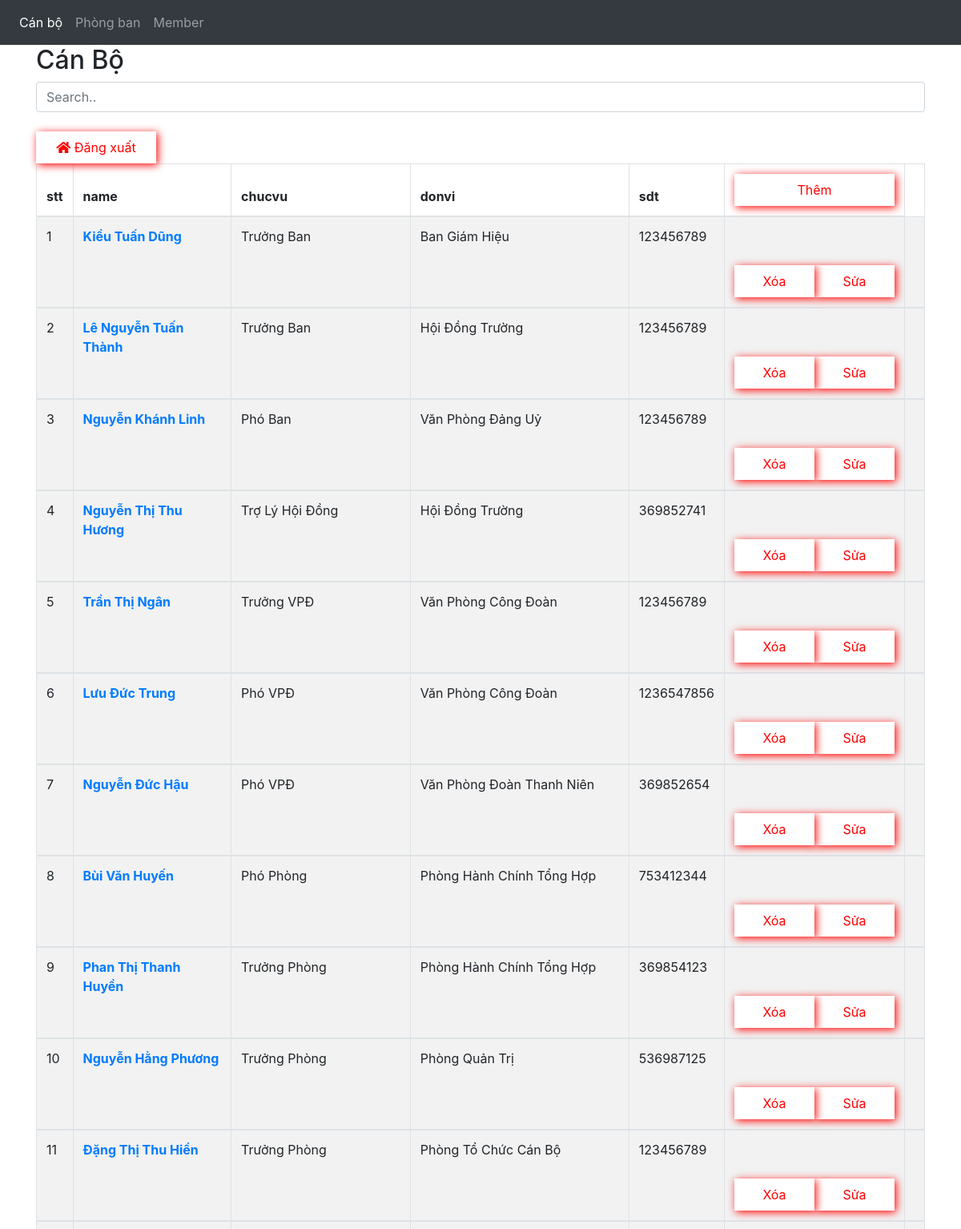
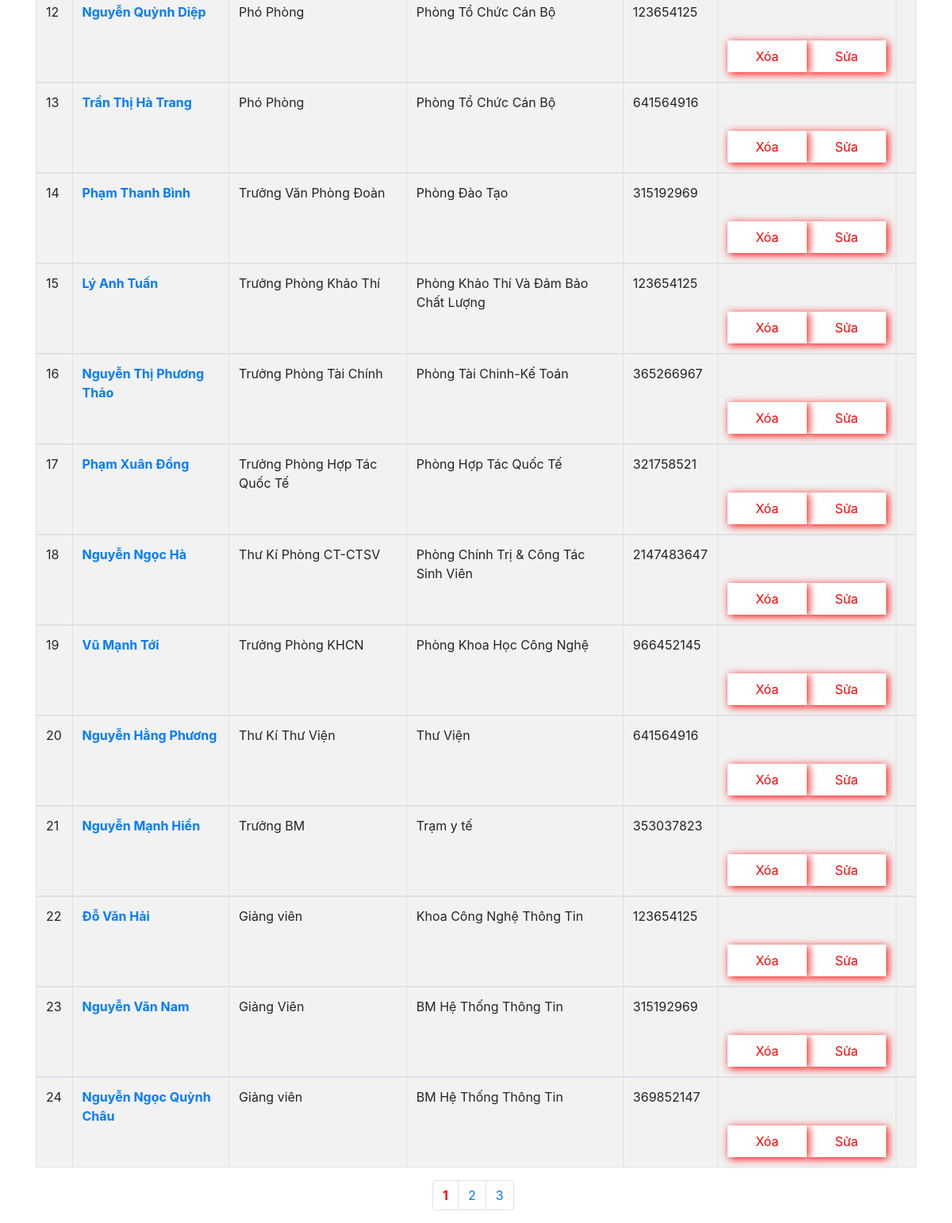
Screenshot of /admin.php (signed in) with the database file from the repository (2 pictures, top to bottom).
### tables this page shows
CREATE TABLE `canbo` (
  `id` int(11) NOT NULL,
  `name` varchar(255) NOT NULL,
  `thumbnail` varchar(255) NOT NULL,
  `chucvu` varchar(255) NOT NULL,
  `coquan` varchar(255) NOT NULL,
  `email` varchar(255) NOT NULL,
  `sdt` int(11) NOT NULL,
  `id_donvi` int(10) DEFAULT NULL
);

CREATE TABLE `donvi` (
  `id` int(10) NOT NULL,
  `name` varchar(255) NOT NULL,
  `sophong` varchar(10) NOT NULL,
  `maytruc` int(255) DEFAULT NULL,
  `diachi` varchar(255) DEFAULT NULL,
  `email` varchar(255) DEFAULT NULL,
  `website` varchar(255) DEFAULT NULL,
  `id_parent` int(10) DEFAULT NULL
);

### db/dbhelper.php (called while the page is built, shortened)
<?php
function select_list($sql) {
	$con = mysqli_connect(HOST, USERNAME, PASSWORD, DATABASE);
	$result = mysqli_query($con, $sql);
	$data   = [];
	while ($row = mysqli_fetch_array($result, 1)) {
		$data[] = $row;
	}
	return $data;
}
function select_one($sql) {
	$con = mysqli_connect(HOST, USERNAME, PASSWORD, DATABASE);
	$result = mysqli_query($con, $sql);
	$row    = mysqli_fetch_array($result, 1);
	return $row;
}

### admin.php (the view, shortened to what this page needs)
<?php
require_once ('db/dbhelper.php');
$sql = "select * from canbo ";
$datas = select_list($sql);
$stt=0;
?>
<!DOCTYPE html>
<html lang="en">
<head>
        <link rel="stylesheet" type="text/css" href="css/styleadmin.css">
        <link rel="stylesheet" href="https://maxcdn.bootstrapcdn.com/bootstrap/4.5.2/css/bootstrap.min.css">
        <link href="https://use.fontawesome.com/releases/v5.0.4/css/all.css" rel="stylesheet">
</head>
<body>
   <header>
      <nav class="navbar navbar-expand-sm bg-dark navbar-dark">
        <ul class="navbar-nav">
    <li class="nav-item active">
      <a class="nav-link" href="#">Cán bộ</a>
    </li>
    <li class="nav-item">
      <a class="nav-link" href="adminpb.php">Phòng ban</a>
    </li>
    <li class="nav-item">
      <a class="nav-link" href="adminmb.php">Member</a>
    </li>
  </ul>
</nav>
        </header>
	<div class="container">
  <h2>Cán Bộ</h2>
  <input class="form-control" id="myInput" type="text" placeholder="Search..">
  <br>
  <a href="logout.php">
  	<button type="button"><i class="fas fa-home"></i> Đăng xuất</button>
  </a>
  <table class="table table-bordered table-striped">
    <thead>
      <tr>
      	<th>stt</th>
        <th>name</th>
        <th>chucvu</th>
        <th>donvi</th>
        <th>sdt</th>
        <th><a href="add.php"><button type="button">Thêm</button></a></th>
      </tr>
    </thead>
    <?php foreach($datas as $data){
    $donvi     = "select name from donvi where id = " .$data['id_donvi'];
    $namedonvi = select_one($donvi);
    if ($namedonvi != null) {
       $namedonvi = $namedonvi['name'];
     } ?>
    <tbody id="myTable">
      <tr>
      	<td><?php echo $stt+=1?></td>
     <td><a href="chitiet.php?id=<?php echo $data['id'];?>"><b><?php echo $data["name"];?></b></a></td>
        <td><?php echo $data["chucvu"];?></td>
        <td><?php echo $namedonvi;?></td>
        <td><?php echo $data["sdt"];?></td>
        <td><br><br><a href="update.php?id=<?php echo $data['id'] ;?>"><button type="button">Sửa</button></a>
          <a href="delete.php?id=<?php echo $data['id'];?>"><button onclick="testConfirmDialog()">Xóa</button></a></td>
        <td></td>
      </tr>
      <?php } ?>
    </tbody>
  </table>
  <ul class="pagination">
    <li class="page-item"><a class="page-link" href="#"><strong>1</strong></a></li>
    <li class="page-item"><a class="page-link" href="#">2</a></li>
    <li class="page-item"><a class="page-link" href="#">3</a></li>
  </ul>
</div>
</body>
</html>

### css/styleadmin.css (style rules this page uses)
button { width: 100px; height: 40px; color: red; background: white; }
.pagination { margin-left: 500px; }
body ul li a { color: red; }
strong { color: red !important; }
a button { float: left; box-shadow: 2px 2px 10px red; border: 1px solid white; width: 150px; }
th a button { float: right; width: 200px; }
button { float: right; box-shadow: 2px 2px 10px red; border: 1px solid white; }
td a button { float: right; width: 100px; }

### rows the page displays
canbo: stt "1", name "Kiều Tuấn Dũng", chucvu "Trưởng Ban", id_donvi.name "Ban Giám Hiệu", sdt "123456789"
canbo: stt "2", name "Lê Nguyễn Tuấn Thành", chucvu "Trưởng Ban", id_donvi.name "Hội Đồng Trường", sdt "123456789"
canbo: stt "3", name "Nguyễn Khánh Linh", chucvu "Phó Ban", id_donvi.name "Văn Phòng Đảng Uỷ", sdt "123456789"
canbo: stt "4", name "Nguyễn Thị Thu Hương", chucvu "Trợ Lý Hội Đồng", id_donvi.name "Hội Đồng Trường", sdt "369852741"
canbo: stt "5", name "Trần Thị Ngân", chucvu "Trưởng VPĐ", id_donvi.name "Văn Phòng Công Đoàn", sdt "123456789"
canbo: stt "6", name "Lưu Đức Trung", chucvu "Phó VPĐ", id_donvi.name "Văn Phòng Công Đoàn", sdt "1236547856"
canbo: stt "7", name "Nguyễn Đức Hậu", chucvu "Phó VPĐ", id_donvi.name "Văn Phòng Đoàn Thanh Niên", sdt "369852654"
canbo: stt "8", name "Bùi Văn Huyến", chucvu "Phó Phòng", id_donvi.name "Phòng Hành Chính Tổng Hợp", sdt "753412344"
canbo: stt "9", name "Phan Thị Thanh Huyền", chucvu "Trưởng Phòng", id_donvi.name "Phòng Hành Chính Tổng Hợp", sdt "369854123"
canbo: stt "10", name "Nguyễn Hằng Phương", chucvu "Trưởng Phòng", id_donvi.name "Phòng Quản Trị", sdt "536987125"
canbo: stt "11", name "Đặng Thị Thu Hiền", chucvu "Trưởng Phòng", id_donvi.name "Phòng Tổ Chức Cán Bộ", sdt "123456789"
canbo: stt "12", name "Nguyễn Quỳnh Diệp", chucvu "Phó Phòng", id_donvi.name "Phòng Tổ Chức Cán Bộ", sdt "123654125"
canbo: stt "13", name "Trần Thị Hà Trang", chucvu "Phó Phòng", id_donvi.name "Phòng Tổ Chức Cán Bộ", sdt "641564916"
canbo: stt "14", name "Phạm Thanh Bình", chucvu "Trưởng Văn Phòng Đoàn", id_donvi.name "Phòng Đào Tạo", sdt "315192969"
canbo: stt "15", name "Lý Anh Tuấn", chucvu "Trưởng Phòng Khảo Thí", id_donvi.name "Phòng Khảo Thí Và Đảm Bảo Chất Lượng", sdt "123654125"
canbo: stt "16", name "Nguyễn Thị Phương Thảo", chucvu "Trưởng Phòng Tài Chính", id_donvi.name "Phòng Tài Chinh-Kế Toán", sdt "365266967"
canbo: stt "17", name "Phạm Xuân Đồng", chucvu "Trưởng Phòng Hợp Tác Quốc Tế", id_donvi.name "Phòng Hợp Tác Quốc Tế", sdt "321758521"
canbo: stt "18", name "Nguyễn Ngọc Hà", chucvu "Thư Kí Phòng CT-CTSV", id_donvi.name "Phòng Chính Trị & Công Tác Sinh Viên", sdt "2147483647"
canbo: stt "19", name "Vũ Mạnh Tới", chucvu "Trưởng Phòng KHCN", id_donvi.name "Phòng Khoa Học Công Nghệ", sdt "966452145"
canbo: stt "20", name "Nguyễn Hằng Phương", chucvu "Thư Kí Thư Viện", id_donvi.name "Thư Viện", sdt "641564916"
canbo: stt "21", name "Nguyễn Mạnh Hiển", chucvu "Trưởng BM", id_donvi.name "Trạm y tế", sdt "353037823"
canbo: stt "22", name "Đỗ Văn Hải", chucvu "Giảng viên", id_donvi.name "Khoa Công Nghệ Thông Tin", sdt "123654125"
canbo: stt "23", name "Nguyễn Văn Nam", chucvu "Giảng Viên", id_donvi.name "BM Hệ Thống Thông Tin", sdt "315192969"
canbo: stt "24", name "Nguyễn Ngọc Quỳnh Châu", chucvu "Giảng viên", id_donvi.name "BM Hệ Thống Thông Tin", sdt "369852147"
